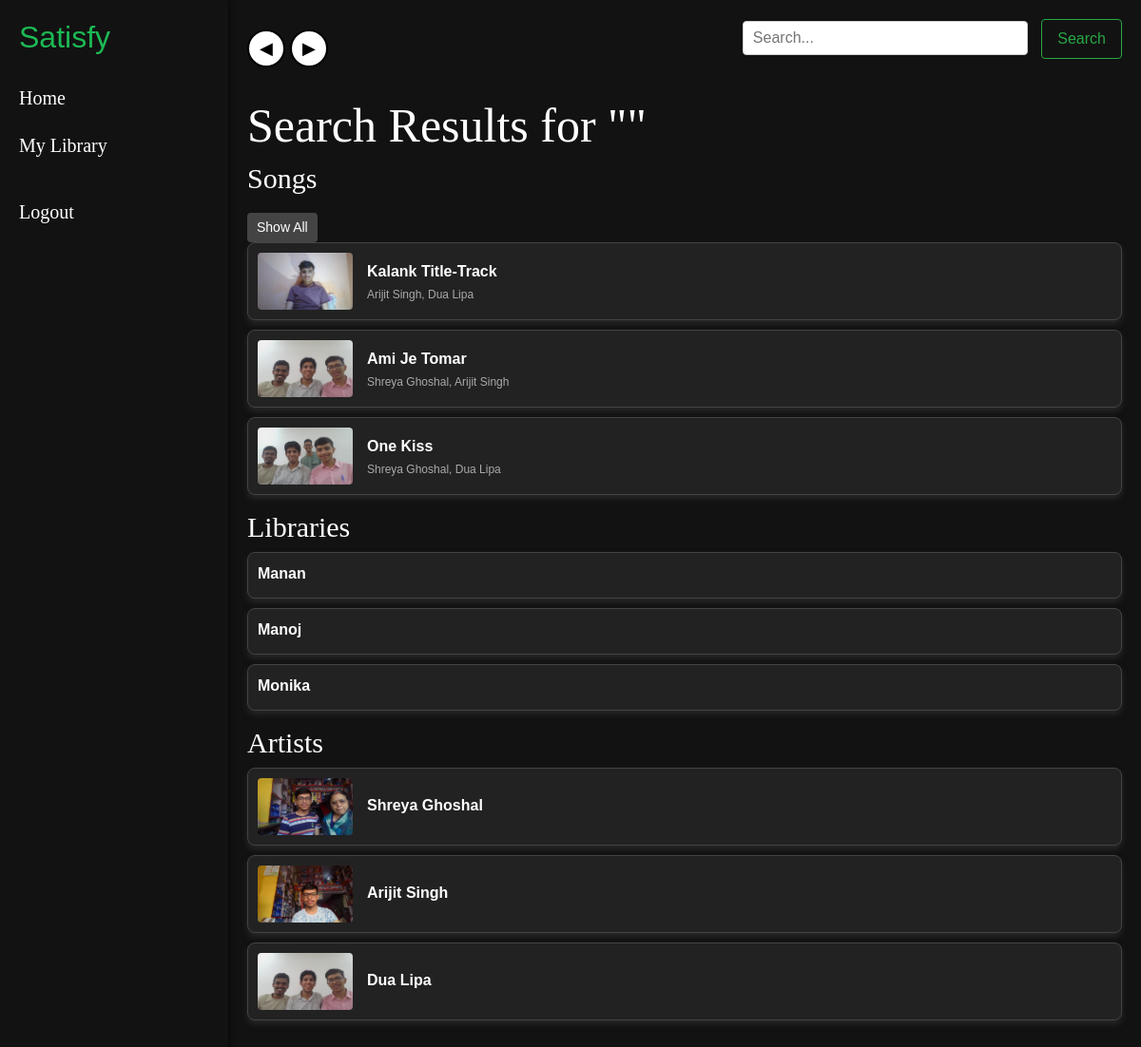
Before: /music/search/ with the older database file.
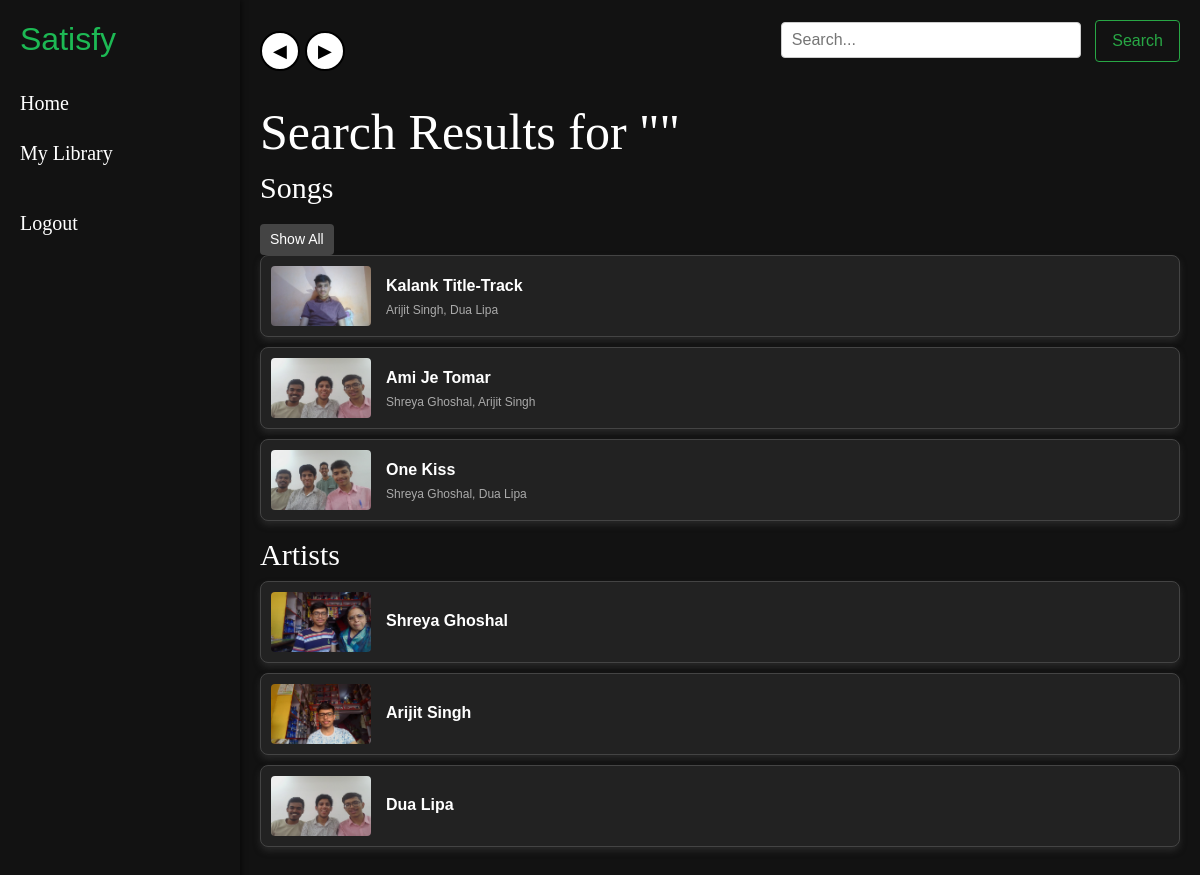
After: the same page with the newer database file.
### music/models.py (models this page shows, shortened)
class Song(models.Model):
    album=models.ForeignKey("Album",on_delete=models.CASCADE,verbose_name=_("Song Album"))
    songThumbnail=models.ImageField(_("Song Thumbnail"),upload_to='thumbnail/',help_text=".jpg, .png, .jpeg, .svg supported")
    song_name=models.CharField(_("Song Name"),max_length=50)
    song=models.FileField(_("song"),upload_to='songs/',help_text="mp3* required")
    created=models.DateTimeField(_("CreatedAt"),auto_now_add=True)
    last_update=models.DateTimeField(_("UpdatedAt"),auto_now=True)
    artists = models.ManyToManyField(Artist)
    class Meta:
        verbose_name=_("Song")

class Artist(models.Model):
    artist_name=models.CharField(_("Artist Name"),max_length=50)
    artist_image=models.ImageField(_("Artist Image"),upload_to='artist/',null=True)
    created=models.DateTimeField(_("CreatedAt"),auto_now_add=True)
    last_update=models.DateTimeField(_("UpdatedAt"),auto_now=True)
    class Meta:
        verbose_name=_("Artist")
        verbose_name_plural=_("Artists")

class Library(models.Model):
    user=models.ForeignKey(User,on_delete=models.CASCADE)
    name=models.CharField(_("Library Name"),max_length=50,null=False)
    song=models.ManyToManyField(Song,blank=True)
    class Meta:
        verbose_name=_("Library")

### music/views.py (the view)
# urls.py: path('search/', views.search_results, name='search_results')
def search_results(request):
    query = request.GET.get('q', '')
    songs = Song.objects.filter(song_name__icontains=query)  # Adjust field name as necessary
    libraries = Library.objects.filter(name__icontains=query)  # Adjust field name as necessary
    artists = Artist.objects.filter(artist_name__icontains=query)  # Adjust field name as necessary
    context = {
        'query': query,
        'songs': songs,
        'libraries': libraries,
        'artists': artists
    }
    return render(request, 'music/search.html', context)

### templates/music/search.html (shortened to what this page needs)
{% extends 'music/spotify.html'%}
{%block style%}
{%load static%}
<link rel="stylesheet" href="{% static 'css/search-style.css' %}">
{%endblock%}
{%block content%}
<h1>Search Results for "{{ query }}"</h1>
{%if songs%}
<h2 class="text">Songs</h2>
{% if songs|length > 3 %}
<button class="show-all-btn" onclick="toggleSongs()">Show All</button>
{% endif %}
<ul class="song-list">
    {% for song in songs %}
        <li class="song-item {% if forloop.counter > 3 %} hidden {% endif %}">
            <img class="song-thumbnail" src="{{ song.songThumbnail.url }}" alt="Thumbnail"/>
            <div class="song-details">
                <span class="song-name"><a class="song-name" href="/music/song/{{song.id}}">{{ song.song_name }}</a></span>
                <span class="artist-name">
                {% for artist in song.artists.all %}
                {{ artist.artist_name }}{% if not forloop.last %}, {% endif %}
                    {% endfor %}
                </span>
            </div>
        </li>
    {% empty %}
        <li class="song-item">No songs found.</li>
    {% endfor %}
</ul>
{% endif %}
{% if libraries %}
<h2 class="text">Libraries</h2>
<ul class="song-list">
    {% for library in libraries %}
        <li class="song-item {% if forloop.counter > 3 %} hidden {% endif %}">
    <a class="song-name" href="/music/library/songs/{{library.id}}">
        {{ library.name }}
    </a>
        </li>
    {% empty %}
        <li class="song-item">No libraries found.</li>
    {% endfor %}
</ul>
{% endif %}
{% if artists %}
<h2 class="text">Artists</h2>
<ul class="song-list">
    {% for artist in artists %}
        <li class="song-item {% if forloop.counter > 3 %} hidden {% endif %}">
            <img class="song-thumbnail" src="{{ artist.artist_image.url }}" alt="Thumbnail"/>
            <a class="song-name" href="/music/song/artist/{{artist.id}}">
            {{ artist.artist_name }}
            </a>
        </li>
    {% empty %}
        <li class="song-item">No artists found.</li>
    {% endfor %}
</ul>
{% endif %}
{% endblock %}

### templates/music/spotify.html (shortened to what this page needs)
<!DOCTYPE html>
<html lang="en">
<head>
    {% load static %}
    <link href="https://stackpath.bootstrapcdn.com/bootstrap/4.5.2/css/bootstrap.min.css" rel="stylesheet">
    {%block style %}
    {% endblock %}
</head>
<body>
    <div class="sidebar">
        <h2>Satisfy</h2>
        <a class="side-drop" href="/music/listen">Home</a>
        <div class="dropdown">
            <a class="side-drop" href="/music/library"> My Library</a>
            <a class="side-drop" href="/music/info">{{request.user.first_name}}</a>
            <a class="side-drop" href="/music/signout">Logout</a>
          </div>
    </div>
    <div class="main-content" id="main-content">
        <div class="top-bar">
            <div class="navigation-controls">
                <button class="nav-button" id="backBtn" onclick="goBack()">
                    &#9664;
                </button>
                <button class="nav-button" id="forthBtn" onclick="goForth()">
                    &#9654;
                </button>
            </div>
            <div class="search-bar">
                <form action="{% url 'search_results' %}" method="get">
                    <input type="text" name="q" placeholder="Search...">
                    <button class="btn btn-outline-success">Search</button>
                </form>
            </div>
        </div>
        {% block content %}{% endblock %}
    </div>
</body>
</html>

### music/static/css/search-style.css (style rules this page uses)
.song-list { list-style-type: none; padding: 0; }
.song-item { display: flex; align-items: center; margin-bottom: 10px; padding: 10px; background-color: #222; border-radius: 8px; border: 1px solid #444; box-shadow: 0 4px 6px rgba(59, 59, 59, 0.5); color: white; }
.song-thumbnail { width: 100px; height: 60px; margin-right: 15px; object-fit: cover; border-radius: 4px; }
.song-details { display: flex; flex-direction: column; }
.song-name { font-size: 16px; font-weight: bold; margin-bottom: 3px; color: white; text-decoration: none; }
.artist-name { font-size: 12px; color: #aaa; }
h1 { color: white; font-size: 50px; font-family: Georgia, 'Times New Roman', Times, serif; }
.text { color: white; font-size: 30px; font-family: Georgia, 'Times New Roman', Times, serif; }
.show-all-btn { margin-top: 10px; padding: 5px 10px; background-color: #444; color: white; border: none; cursor: pointer; border-radius: 4px; font-size: 14px; }

### templates/music/spotify.html (style rules this page uses)
body { font-family: Arial, sans-serif; margin: 0; padding: 0; overflow-x: hidden; background-color: #121212; }
.sidebar { position: fixed; top: 0; left: 0; height: 100%; width: 240px; background-color: #121212; color: #ffffff; padding: 20px; box-shadow: 2px 0 5px rgba(0,0,0,0.5); z-index: 1000; }
.sidebar h2 { color: #1db954; margin-bottom: 20px; }
.sidebar a { color: #ffffff; display: block; padding: 10px 0; text-decoration: none; }
.side-drop { background-color: #121212; color: white; font-family: serif; font-size: 20px; }
.main-content { margin-left: 240px; padding: 20px; background-color: #121212; }
.top-bar { display: flex; align-items: center; justify-content: space-between; margin-bottom: 20px; }
.navigation-controls { display: flex; margin-right: 15px; }
.nav-button { width: 40px; height: 40px; background-color: white; color: black; border: 2px solid black; border-radius: 50%; font-size: 18px; display: flex; align-items: center; justify-content: center; cursor: pointer; margin-right: 5px; }
.search-bar { display: flex; justify-content: flex-end; margin-bottom: 20px; align-items: center; }
.search-bar input[type="text"] { width: 300px; padding: 5px 10px; border: 1px solid #ccc; border-radius: 4px; }
.btn-outline-success { margin-left: 10px; padding: 8px 16px; border-radius: 4px; cursor: pointer; }

Changed rows visible on the page:
removed Library: name "Manan"
removed Library: name "Manoj"
removed Library: name "Monika"
Other visible differences:
text no longer shown: "Libraries"
